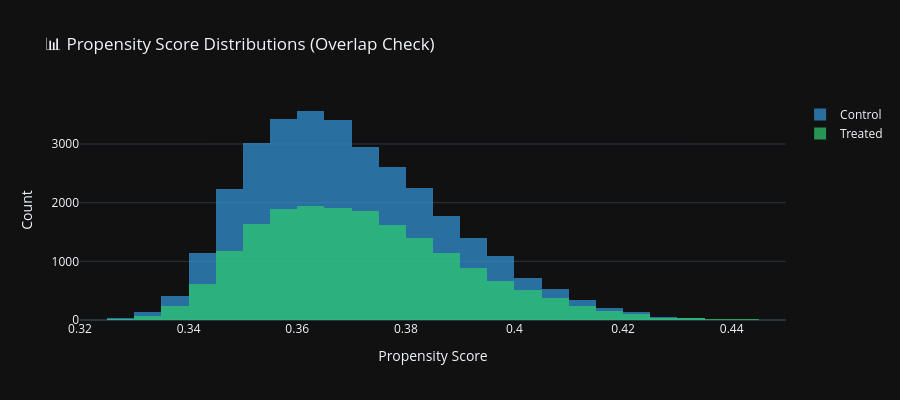

Notebook source saved alongside this figure:
### Code cell
# Visualize propensity score distributions
fig = go.Figure()

fig.add_trace(go.Histogram(
    x=df[df['treated']==0]['propensity_score'],
    name='Control', marker_color='#3498db', opacity=0.7,
    nbinsx=50
))
fig.add_trace(go.Histogram(
    x=df[df['treated']==1]['propensity_score'],
    name='Treated', marker_color='#2ecc71', opacity=0.7,
    nbinsx=50
))

fig.update_layout(
    title="📊 Propensity Score Distributions (Overlap Check)",
    xaxis_title="Propensity Score",
    yaxis_title="Count",
    barmode='overlay',
    height=400
)
fig.show()

print("\n✅ Good overlap between groups — matching is feasible!")

### Figure 1 — Plotly figure (JSON) as saved in the notebook; plotly's stock layout.template omitted (floating-point values rounded to 4 significant figures; data arrays with more than 128 entries replaced by an {"elided": "..."} marker saying what was removed)
{"data": [{"marker": {"color": "#3498db"}, "name": "Control", "nbinsx": 50, "opacity": 0.7, "type": "histogram", "x": {"elided": "31480 float values"}}, {"marker": {"color": "#2ecc71"}, "name": "Treated", "nbinsx": 50, "opacity": 0.7, "type": "histogram", "x": {"elided": "18520 float values"}}], "layout": {"barmode": "overlay", "height": 400, "title": {"text": "📊 Propensity Score Distributions (Overlap Check)"}, "xaxis": {"title": {"text": "Propensity Score"}}, "yaxis": {"title": {"text": "Count"}}}}
